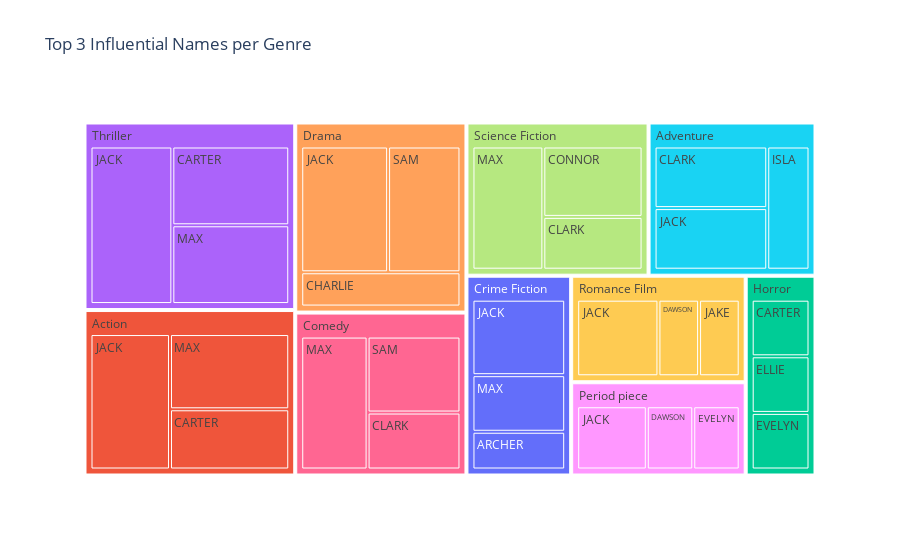

Notebook source saved alongside this figure:
### Code cell
import plotly.express as px

def plot_treemap_with_movies(top_names_by_genre):
    """
    Plot a treemap of the top 3 influential names per genre with movie names displayed on hover.
    """
    # Ensure the movie names are in a single string for hover display
    top_names_by_genre['Movies'] = top_names_by_genre['Movie_Names'].apply(lambda x: ", ".join(x))

    # Create the treemap
    fig = px.treemap(
        top_names_by_genre,
        path=['Genres', 'Normalized_name'],
        values='Count',  # Use the count of names as the value
        title="Top 3 Influential Names per Genre",
        template="plotly_white",
        color='Genres',
        custom_data=['Movies']  # Include aggregated movie names for hover
    )
    
    # Update hover template to display the movie list
    fig.update_traces(
        hovertemplate="<b>%{label}</b><br>Movies: %{customdata[0]}<extra></extra>"
    )
    
    # Show and save the figure
    fig.show()
    fig.write_html("docs/_includes/treemap_top3_by_genre_by count.html")


# Plot the treemap
plot_treemap_with_movies(top_names_with_movies)

### Figure 1 — Plotly figure (JSON) as saved in the notebook; plotly's stock layout.template omitted (floating-point values rounded to 4 significant figures)
{"data": [{"branchvalues": "total", "customdata": [["Blood Diamond, Face/Off", "Crime Fiction"], ["2 Fast 2 Furious, Rush Hour, The Lost World: Jurassic Park, Aliens", "Action"], ["Final Destination, Aliens", "Horror"], ["2 Fast 2 Furious, Final Destination, Rush Hour, The Lost World: Jurassic Park, Aliens", "Thriller"], ["Saving Private Ryan, Being John Malkovich, Stand By Me", "Drama"], ["Superman Ii, Superman Iii, Vacation, Superman", "Adventure"], ["Superman Iii, Vacation, The Breakfast Club", "Comedy"], ["Superman Ii, Superman Iii, Superman", "Science Fiction"], ["Terminator 2: Judgment Day, Highlander, The Terminator", "Science Fiction"], ["Titanic", "Period piece"], ["Titanic", "Romance Film"], ["Jurassic Park Iii, Jurassic Park", "Horror"], ["Pearl Harbor, American Psycho", "Period piece"], ["Jurassic Park Iii, The Lost World: Jurassic Park", "Adventure"], ["The Mummy Returns, American Psycho", "Horror"], ["Goldeneye, Speed, Lethal Weapon 3, The Hunt For Red October, Ghostbusters Ii, Big Trouble In Little China", "Action"], ["Apollo 13, Goldeneye, Speed, Big Trouble In Little China", "Adventure"], ["The Usual Suspects, Speed, Lethal Weapon 3, The Silence Of The Lambs", "Crime Fiction"], ["Apollo 13, Titanic, The Last Of The Mohicans, Bram Stoker'S Dracula, The Silence Of The Lambs, The Hunt For Red October", "Drama"], ["Titanic, The Last Of The Mohicans, Bram Stoker'S Dracula", "Period piece"], ["Titanic, The Last Of The Mohicans, Bram Stoker'S Dracula, Big Trouble In Little China", "Romance Film"], ["Goldeneye, The Usual Suspects, Speed, Bram Stoker'S Dracula, Lethal Weapon 3, The Silence Of The Lambs, The Hunt For Red October", "Thriller"], ["Dirty Dancing, Sixteen Candles", "Romance Film"], ["Jackie Brown, Mission: Impossible, Mad Max Beyond Thunderdome, Mad Max", "Action"], ["Jackie Brown, Liar Liar, Notting Hill, The Lost Boys, Weird Science", "Comedy"], ["Jackie Brown, Once Upon A Time In America, Midnight Express", "Crime Fiction"], ["Mad Max Beyond Thunderdome, Weird Science, Videodrome, Mad Max", "Science Fiction"], ["Sleepless In Seattle, The Lost Boys, Ghost, Brazil", "Comedy"], ["Jackie Brown, Mission: Impossible, Videodrome, Mad Max, Midnight Express", "Thriller"], ["Casino, Sleepless In Seattle, Ghost, Brazil, First Blood", "Drama"], ["(?)", "Action"], ["(?)", "Adventure"], ["(?)", "Comedy"], ["(?)", "Crime Fiction"], ["(?)", "Drama"], ["(?)", "Horror"], ["(?)", "Period piece"], ["(?)", "Romance Film"], ["(?)", "Science Fiction"], ["(?)", "Thriller"]], "domain": {"x": [0, 1], "y": [0, 1]}, "hovertemplate": "<b>%{label}</b><br>Movies: %{customdata[0]}<extra></extra>", "ids": ["Crime Fiction/ARCHER", "Action/CARTER", "Horror/CARTER", "Thriller/CARTER", "Drama/CHARLIE", "Adventure/CLARK", "Comedy/CLARK", "Science Fiction/CLARK", "Science Fiction/CONNOR", "Period piece/DAWSON", "Romance Film/DAWSON", "Horror/ELLIE", "Period piece/EVELYN", "Adventure/ISLA", "Horror/EVELYN", "Action/JACK", "Adventure/JACK", "Crime Fiction/JACK", "Drama/JACK", "Period piece/JACK", "Romance Film/JACK", "Thriller/JACK", "Romance Film/JAKE", "Action/MAX", "Comedy/MAX", "Crime Fiction/MAX", "Science Fiction/MAX", "Comedy/SAM", "Thriller/MAX", "Drama/SAM", "Action", "Adventure", "Comedy", "Crime Fiction", "Drama", "Horror", "Period piece", "Romance Film", "Science Fiction", "Thriller"], "labels": ["ARCHER", "CARTER", "CARTER", "CARTER", "CHARLIE", "CLARK", "CLARK", "CLARK", "CONNOR", "DAWSON", "DAWSON", "ELLIE", "EVELYN", "ISLA", "EVELYN", "JACK", "JACK", "JACK", "JACK", "JACK", "JACK", "JACK", "JAKE", "MAX", "MAX", "MAX", "MAX", "SAM", "MAX", "SAM", "Action", "Adventure", "Comedy", "Crime Fiction", "Drama", "Horror", "Period piece", "Romance Film", "Science Fiction", "Thriller"], "marker": {"colors": ["#636efa", "#EF553B", "#00cc96", "#ab63fa", "#FFA15A", "#19d3f3", "#FF6692", "#B6E880", "#B6E880", "#FF97FF", "#FECB52", "#00cc96", "#FF97FF", "#19d3f3", "#00cc96", "#EF553B", "#19d3f3", "#636efa", "#FFA15A", "#FF97FF", "#FECB52", "#ab63fa", "#FECB52", "#EF553B", "#FF6692", "#636efa", "#B6E880", "#FF6692", "#ab63fa", "#FFA15A", "#EF553B", "#19d3f3", "#FF6692", "#636efa", "#FFA15A", "#00cc96", "#FF97FF", "#FECB52", "#B6E880", "#ab63fa"]}, "name": "", "parents": ["Crime Fiction", "Action", "Horror", "Thriller", "Drama", "Adventure", "Comedy", "Science Fiction", "Science Fiction", "Period piece", "Romance Film", "Horror", "Period piece", "Adventure", "Horror", "Action", "Adventure", "Crime Fiction", "Drama", "Period piece", "Romance Film", "Thriller", "Romance Film", "Action", "Comedy", "Crime Fiction", "Science Fiction", "Comedy", "Thriller", "Drama", "", "", "", "", "", "", "", "", "", ""], "type": "treemap", "values": [2, 4, 2, 5, 3, 4, 3, 3, 4, 2, 2, 2, 2, 3, 2, 6, 4, 4, 6, 3, 4, 7, 2, 5, 5, 3, 5, 4, 5, 5, 15, 11, 12, 9, 14, 6, 7, 8, 12, 17]}], "layout": {"legend": {"tracegroupgap": 0}, "title": {"text": "Top 3 Influential Names per Genre"}}}
